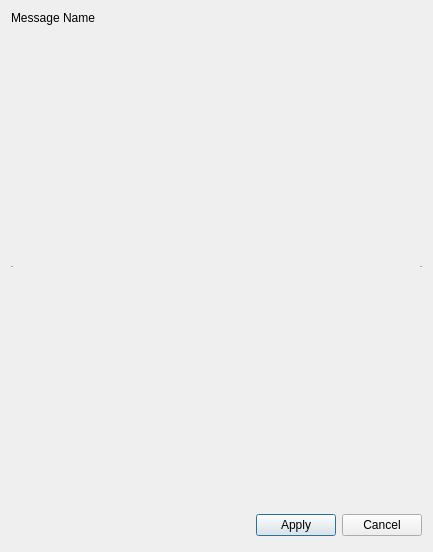
<?xml version="1.0" encoding="UTF-8"?>
<ui version="4.0">
 <class>MessageEditor</class>
 <widget class="QDialog" name="MessageEditor">
  <property name="geometry">
   <rect>
    <x>0</x>
    <y>0</y>
    <width>433</width>
    <height>552</height>
   </rect>
  </property>
  <property name="windowTitle">
   <string>MessageEditor</string>
  </property>
  <layout class="QGridLayout" name="gridLayout">
   <item row="2" column="0">
    <layout class="QHBoxLayout">
     <property name="spacing">
      <number>6</number>
     </property>
     <property name="leftMargin">
      <number>0</number>
     </property>
     <property name="topMargin">
      <number>0</number>
     </property>
     <property name="rightMargin">
      <number>0</number>
     </property>
     <property name="bottomMargin">
      <number>0</number>
     </property>
     <item>
      <spacer>
       <property name="orientation">
        <enum>Qt::Horizontal</enum>
       </property>
       <property name="sizeHint" stdset="0">
        <size>
         <width>131</width>
         <height>31</height>
        </size>
       </property>
      </spacer>
     </item>
     <item>
      <widget class="QPushButton" name="okButton">
       <property name="text">
        <string>Apply</string>
       </property>
      </widget>
     </item>
     <item>
      <widget class="QPushButton" name="cancelButton">
       <property name="text">
        <string>Cancel</string>
       </property>
      </widget>
     </item>
    </layout>
   </item>
   <item row="0" column="0">
    <widget class="QLabel" name="labelTitle">
     <property name="text">
      <string>Message Name</string>
     </property>
    </widget>
   </item>
   <item row="1" column="0">
    <widget class="QScrollArea" name="scrollArea">
     <property name="frameShape">
      <enum>QFrame::HLine</enum>
     </property>
     <property name="widgetResizable">
      <bool>true</bool>
     </property>
     <widget class="QWidget" name="scrollAreaWidgetContents">
      <property name="geometry">
       <rect>
        <x>0</x>
        <y>0</y>
        <width>411</width>
        <height>473</height>
       </rect>
      </property>
     </widget>
    </widget>
   </item>
  </layout>
 </widget>
 <resources/>
 <connections>
  <connection>
   <sender>okButton</sender>
   <signal>clicked()</signal>
   <receiver>MessageEditor</receiver>
   <slot>accept()</slot>
   <hints>
    <hint type="sourcelabel">
     <x>278</x>
     <y>253</y>
    </hint>
    <hint type="destinationlabel">
     <x>96</x>
     <y>254</y>
    </hint>
   </hints>
  </connection>
  <connection>
   <sender>cancelButton</sender>
   <signal>clicked()</signal>
   <receiver>MessageEditor</receiver>
   <slot>reject()</slot>
   <hints>
    <hint type="sourcelabel">
     <x>369</x>
     <y>253</y>
    </hint>
    <hint type="destinationlabel">
     <x>179</x>
     <y>282</y>
    </hint>
   </hints>
  </connection>
 </connections>
</ui>
